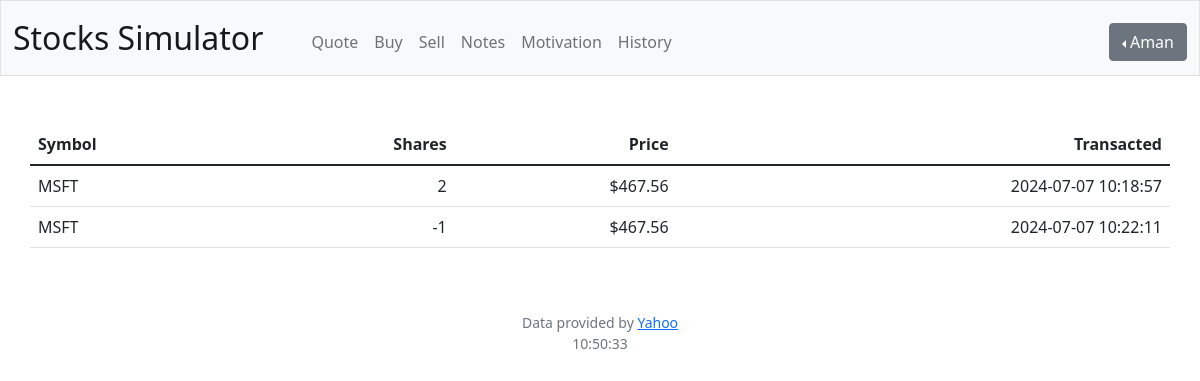
/history (signed in), run on an earlier commit of the app's database.
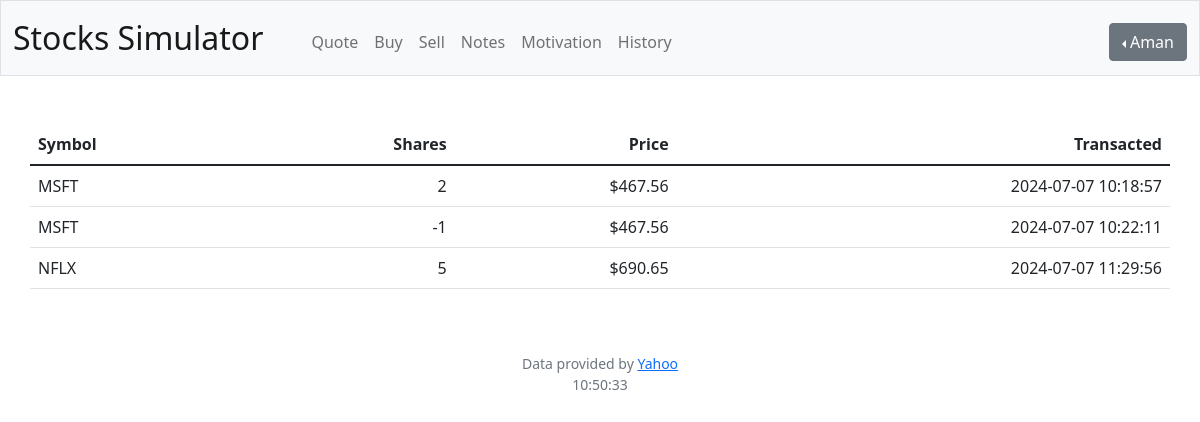
And on a later commit of the database.
### tables this page shows
CREATE TABLE history (id INTEGER NOT NULL, symbol TEXT NOT NULL, shares NUMERIC NOT NULL, price NUMERIC NOT NULL, date TEXT NOT NULL, FOREIGN KEY(id) REFERENCES users(id));

### app.py (the view)
@ app.route("/history")
@ login_required
def history():
    currentuser = db.execute(
        "SELECT username FROM users WHERE id = ?", session["user_id"])
    currentuser = currentuser[0]["username"]
    histories = db.execute(
        "SELECT * FROM history where id = ?", session["user_id"])
    return render_template("history.html", histories=histories, currentuser=currentuser)

### app.py (called while the page is built)
@app.after_request
def after_request(response):
    response.headers["Cache-Control"] = "no-cache, no-store, must-revalidate"
    response.headers["Expires"] = 0
    response.headers["Pragma"] = "no-cache"
    return response

### helpers.py (called while the page is built)
def login_required(f):
    @wraps(f)
    def decorated_function(*args, **kwargs):
        if session.get("user_id") is None:
            return redirect("/login")
        return f(*args, **kwargs)
    return decorated_function

def usd(value):
    return f"${value:,.2f}"

### templates/history.html (shortened to what this page needs)
{% extends "layout.html" %}
{% block main %}
<table class="table container table-hover">
    <thead>
        <tr>
            <th class="text-start">Symbol</th>
            <th class="text-end">Shares</th>
            <th class="text-end">Price</th>
            <th class="text-end">Transacted</th>
        </tr>
    </thead>
    <tbody>
        {% for history in histories %}
            <tr>
                <td class="text-start">{{ history.symbol }}</td>
                <td class="text-end">{{ history.shares }}</td>
                <td class="text-end">{{ history.price | usd }}</td>
                <td class="text-end">{{ history.date }}</td>
            </tr>
        {% endfor %}
    </tbody>
</table>
{% endblock %}

What changed in the data, as far as the page shows it:
added history: symbol "NFLX", shares "5", price "$690.65", date "2024-07-07 11:29:56"
